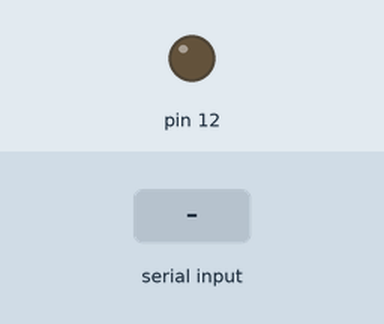
Simulated run of this sketch. Board: Arduino Uno, built with avr-gcc and run on an emulated ATmega328P. Parts: output pins drawn as LEDs (lit = HIGH). The test bench sets the inputs (shaded band).

Above: at 1.2 s.
1.3 s: "A" received over Serial
At 2.4 s:
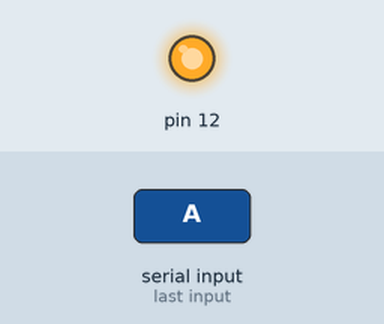
2.8 s: "B" received over Serial
At 3.6 s:
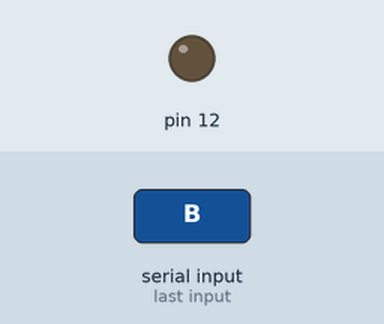
Timing chart, 0 to 5.8 s (numbered marks = the images above; inputs shaded):
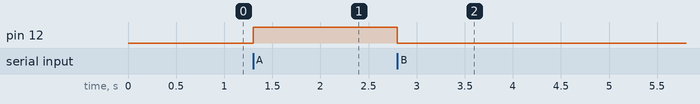

Measured:
- after the input at 1.3 s, pin 12: LOW → HIGH at once
- after the input at 2.8 s, pin 12: HIGH → LOW at once

The sketch:

LED.ino
```cpp
char comando;

void setup() {

    Serial.begin(9600);
    pinMode(12,OUTPUT);

  }

void loop() {

    if (Serial.available()>0)
    {
        comando = Serial.read();

        switch (comando)
        {
            case 'A':
                digitalWrite(12, HIGH);
            break;
            case 'B':
                digitalWrite(12, LOW);
            break;

        }
    }
}
```
